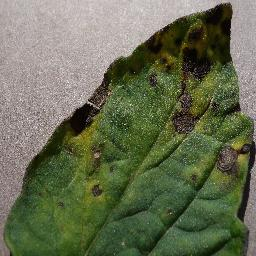
#> input picture data/samples/tomato_early_blight.jpg, 256 x 256 px; its folder holds only this picture in this run
$ python -i leaf_analysis.py   (imports and definitions only)
#> lines starting #> are read from the running program, lines starting #| are printed output that depends on the picture; after the words box and inside, x2 and y2 are one past the last pixel; in counts of white or black regions, pixels touching at a corner belong together
"""
backend/app/services/leaf_analysis.py

Phase 4 — Leaf Detection, Segmentation & Mask-Aware Lesion Estimation

Design principles:
  - Modular interface: swappable between heuristic (GrabCut/contour) and
    deep-learning segmentation backends.
  - If no trained leaf-segmentation model is present, falls back to a
    conservative HSV-based foliage mask and marks availability clearly.
  - Lesion estimation is ALWAYS restricted to the leaf region (never whole frame).
  - Returns structured LeafObservation dicts with explicit availability flags.
  - Never fabricates masks or scores when data is insufficient.
  - Distinguishes pixel-area-based estimates from validated biological severity.

Status taxonomy for leaf_segmentation_status:
  AVAILABLE       — mask obtained from a loaded model
  HEURISTIC       — mask from HSV/GrabCut fallback (lower reliability)
  UNAVAILABLE     — no mask could be computed (tiny/corrupt frame)
  MODEL_MISSING   — segmentation model weights not loaded
"""

from typing import Any, Dict, List, Optional, Tuple

import numpy as np

try:
    import cv2
except ImportError:
    cv2 = None

# ---------------------------------------------------------------------------
# Leaf segmentation model — optional deep-learning backend
# ---------------------------------------------------------------------------
_SEG_MODEL = None
_SEG_STATUS = "MODEL_MISSING"  # Updated if weights are loaded


# [44 lines left out: functions load_leaf_segmentation_model, get_leaf_segmentation_status, not called in this run]


# ---------------------------------------------------------------------------
# Heuristic foliage mask (HSV-based fallback)
# ---------------------------------------------------------------------------

def _heuristic_leaf_mask(bgr: np.ndarray) -> Tuple[np.ndarray, str]:
    """
    Approximate leaf region using HSV green-range thresholding.
    Returns (binary_mask, 'HEURISTIC').
    Caveats: may include greenish backgrounds, shadows, or other plants nearby.
    """
    import cv2
    import numpy as np
    hsv = cv2.cvtColor(bgr, cv2.COLOR_BGR2HSV)
    # Broad green / yellowish-green foliage range
    lower = np.array([20, 25, 20])
    upper = np.array([90, 255, 255])
    mask = cv2.inRange(hsv, lower, upper)

    # Morphological clean-up to reduce noise
    kernel = cv2.getStructuringElement(cv2.MORPH_ELLIPSE, (5, 5))
    mask = cv2.morphologyEx(mask, cv2.MORPH_CLOSE, kernel, iterations=2)
    mask = cv2.morphologyEx(mask, cv2.MORPH_OPEN, kernel, iterations=1)
    return mask, "HEURISTIC"


# [33 lines left out: function _deep_leaf_mask, not called in this run]


# ---------------------------------------------------------------------------
# Core per-frame leaf analysis
# ---------------------------------------------------------------------------

def analyze_frame_with_mask(
    frame_bgr: np.ndarray,
    clip_id: str = "",
    frame_index: int = 0,
    timestamp_sec: float = 0.0,
    view_label: str = "unknown",
) -> Dict[str, Any]:
    """
    Analyse one video frame:
      1. Obtain a leaf mask (deep model → heuristic fallback).
      2. Compute mask-aware lesion percentage (restricted to leaf region).
      3. Return structured observation with explicit availability flags.

    IMPORTANT: Never reports lesion estimates on the whole frame.
    Always documents which method produced the mask.
    """
    import cv2  # lazy import — cv2 may not be installed in all test environments
    import numpy as np

    if frame_bgr is None or frame_bgr.size == 0:
        return _empty_observation(clip_id, frame_index, timestamp_sec, view_label,
                                  reason="Empty or corrupt frame")

    h, w = frame_bgr.shape[:2]
    if h < 32 or w < 32:
        return _empty_observation(clip_id, frame_index, timestamp_sec, view_label,
                                  reason=f"Frame too small ({w}x{h})")

    # Step 1: Get leaf mask
    if _SEG_STATUS == "AVAILABLE":
        mask, mask_method = _deep_leaf_mask(frame_bgr)
        if mask is None:
            mask, mask_method = _heuristic_leaf_mask(frame_bgr)
    else:
        mask, mask_method = _heuristic_leaf_mask(frame_bgr)

    leaf_pixel_count = int(np.count_nonzero(mask))
    total_pixels = h * w

    if leaf_pixel_count < 100:
        # Mask too small to be meaningful
        return _empty_observation(clip_id, frame_index, timestamp_sec, view_label,
                                  reason="Leaf mask too small or absent")

    # Step 2: Mask-aware lesion estimation
    hsv = cv2.cvtColor(frame_bgr, cv2.COLOR_BGR2HSV)

    # Lesion colors (brown necrosis + yellow chlorosis) — only within leaf mask
    lower_brown = np.array([0, 30, 20])
    upper_brown = np.array([25, 255, 200])
    brown_mask = cv2.inRange(hsv, lower_brown, upper_brown)

    lower_yellow = np.array([15, 100, 80])
    upper_yellow = np.array([35, 255, 255])
    yellow_mask = cv2.inRange(hsv, lower_yellow, upper_yellow)

    symptom_raw = cv2.bitwise_or(brown_mask, yellow_mask)

    # Restrict to leaf region
    symptom_in_leaf = cv2.bitwise_and(symptom_raw, symptom_raw, mask=mask)
    symptom_pixels = int(np.count_nonzero(symptom_in_leaf))

    lesion_pct = round(min(100.0, (symptom_pixels / leaf_pixel_count) * 100.0), 2)

    # Step 3: Bounding box of the largest leaf contour
    contours, _ = cv2.findContours(mask, cv2.RETR_EXTERNAL, cv2.CHAIN_APPROX_SIMPLE)
    bbox = None
    largest_area = 0
    for cnt in contours:
        area = cv2.contourArea(cnt)
        if area > largest_area:
            largest_area = area
            x, y, bw, bh = cv2.boundingRect(cnt)
            bbox = [int(x), int(y), int(x + bw), int(y + bh)]

    # Leaf coverage fraction
    leaf_coverage_fraction = round(leaf_pixel_count / total_pixels, 4)

    return {
        "clip_id": clip_id,
        "frame_index": frame_index,
        "timestamp_sec": round(timestamp_sec, 3),
        "view_label": view_label,
        # Mask info
        "leaf_mask_available": True,
        "leaf_segmentation_method": mask_method,
        "leaf_pixel_count": leaf_pixel_count,
        "leaf_coverage_fraction": leaf_coverage_fraction,
        # Lesion estimate — mask-restricted
        "symptom_pixel_count": symptom_pixels,
        "visible_symptom_area_percent": lesion_pct,
        "symptom_area_note": (
            "visible_symptom_area_percent is computed within the detected leaf region using HSV "
            "colour thresholds. It is a heuristic visual indicator, NOT a validated disease-severity score. "
            "Lighting, leaf age, cultivar variation, and camera white-balance affect this value."
        ),
        # Leaf bounding box (largest detected contour)
        "leaf_bbox": bbox,
        "leaf_contour_area_px": int(largest_area),
        # Quality flags
        "frame_shape": [h, w],
        "quality_flags": _quality_flags(frame_bgr, leaf_coverage_fraction, mask_method),
    }


def _quality_flags(
    bgr: np.ndarray,
    leaf_coverage: float,
    mask_method: str,
) -> List[str]:
    """Return a list of human-readable quality warnings for this frame."""
    flags = []
    if mask_method == "HEURISTIC":
        flags.append("leaf_mask_heuristic: mask is approximate — may include background pixels")
    if leaf_coverage < 0.05:
        flags.append("low_leaf_coverage: leaf occupies <5% of frame — estimate unreliable")
    if leaf_coverage > 0.95:
        flags.append("full_frame_leaf: entire frame may be leaf or background is absent")

    # Check exposure: mean brightness
    import cv2
    import numpy as np
    gray = cv2.cvtColor(bgr, cv2.COLOR_BGR2GRAY)
    mean_brightness = float(np.mean(gray))
    if mean_brightness < 30:
        flags.append("under_exposed: very dark frame — lesion detection may be unreliable")
    elif mean_brightness > 230:
        flags.append("over_exposed: very bright frame — colour-based lesion detection unreliable")

    return flags


# [52 lines left out: functions _empty_observation, analyze_frames_batch, not called in this run]

>>> import cv2
>>> picture = cv2.imread('../../../data/samples/tomato_early_blight.jpg')
#> picture is the input picture: shape (256, 256, 3); mean B, G, R 82.1, 108.8, 102.5
>>> result = analyze_frame_with_mask(picture)
#> in _heuristic_leaf_mask, `hsv = cv2.cvtColor(bgr, cv2.COLOR_BGR2HSV)`: hsv: shape (256, 256, 3); mean H, S, V 31.8, 96.8, 112.9
#> in _heuristic_leaf_mask, `mask = cv2.inRange(hsv, lower, upper)`:
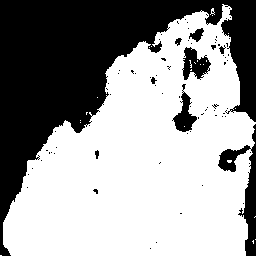
#> mask: shape (256, 256); 61.1% white; 81 black regions (72 under 20 px), largest, box (x1, y1, x2, y2) and area: (0, 0, 256, 256) 22645, (218, 124, 256, 256) 1412, (182, 47, 211, 80) 549
#> in _heuristic_leaf_mask, `mask = cv2.morphologyEx(mask, cv2.MORPH_CLOSE, kernel, iterations=2)`: mask: shape (256, 256); 63.7% white; 10 black regions, largest, box (x1, y1, x2, y2) and area: (0, 0, 256, 222) 21963, (244, 153, 256, 241) 738, (174, 111, 195, 128) 256
#> in _heuristic_leaf_mask, `mask = cv2.morphologyEx(mask, cv2.MORPH_OPEN, kernel, iterations=1)`:
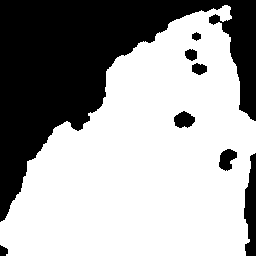
#> mask: shape (256, 256); 63.6% white; 8 black regions, largest, box (x1, y1, x2, y2) and area: (0, 0, 256, 222) 22092, (244, 153, 256, 256) 895, (219, 149, 237, 171) 264
#> in analyze_frame_with_mask, `mask, mask_method = _heuristic_leaf_mask(frame_bgr)`: mask_method = 'HEURISTIC'
#> in analyze_frame_with_mask, `leaf_pixel_count = int(np.count_nonzero(mask))`: leaf_pixel_count = 41659
#> in analyze_frame_with_mask, `brown_mask = cv2.inRange(hsv, lower_brown, upper_brown)`:
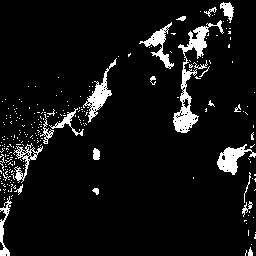
#> brown_mask: shape (256, 256); 7.1% white; 258 white regions (238 under 20 px), largest, box (x1, y1, x2, y2) and area: (173, 20, 224, 133) 1175, (83, 58, 117, 123) 526, (217, 144, 256, 175) 516
#> in analyze_frame_with_mask, `yellow_mask = cv2.inRange(hsv, lower_yellow, upper_yellow)`:
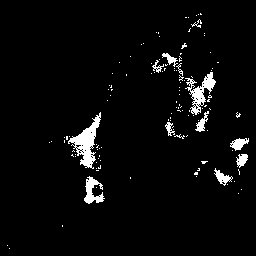
#> yellow_mask: shape (256, 256); 3.8% white; 122 white regions (110 under 20 px), largest, box (x1, y1, x2, y2) and area: (68, 112, 101, 169) 691, (185, 72, 216, 115) 473, (84, 176, 105, 204) 293
#> in analyze_frame_with_mask, `symptom_raw = cv2.bitwise_or(brown_mask, yellow_mask)`:
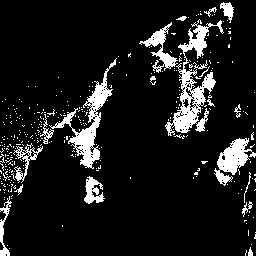
#> symptom_raw: shape (256, 256); 10.7% white; 328 white regions (309 under 20 px), largest, box (x1, y1, x2, y2) and area: (165, 19, 224, 136) 1910, (49, 58, 117, 169) 1466, (214, 138, 256, 186) 872
#> in analyze_frame_with_mask, `symptom_in_leaf = cv2.bitwise_and(symptom_raw, symptom_raw, mask=mask)`:
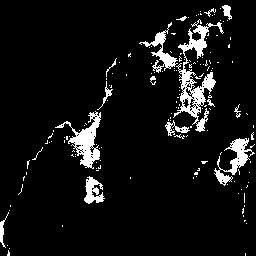
#> symptom_in_leaf: shape (256, 256); 7.3% white; 154 white regions (139 under 20 px)
#> in analyze_frame_with_mask, `symptom_pixels = int(np.count_nonzero(symptom_in_leaf))`: symptom_pixels = 4764
#> in analyze_frame_with_mask, `lesion_pct = round(min(100.0, (symptom_pixels / leaf_pixel_count) * 10..`: lesion_pct = 11.44
#> in analyze_frame_with_mask, `contours, _ = cv2.findContours(mask, cv2.RETR_EXTERNAL, cv2.CHAIN_APPR..`: contours = 1 contour; box (x1, y1, x2, y2) and area: (0, 5, 256, 256) 42013
#> the loop in analyze_frame_with_mask, `for cnt in contours:` made 1 pass
#> (area, largest_area, x, y, bw, bh, bbox) on pass 1: (42013, 42013, 0, 5, 256, 251, [0, 5, 256, 256])
#> after the loop in analyze_frame_with_mask, `for cnt in contours:`: bh = 251; bw = 256; largest_area = 42013; x = 0; y = 5
#> in analyze_frame_with_mask, `leaf_coverage_fraction = round(leaf_pixel_count / total_pixels, 4)`: leaf_coverage_fraction = 0.636
#> in _quality_flags, `gray = cv2.cvtColor(bgr, cv2.COLOR_BGR2GRAY)`:
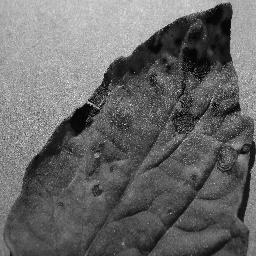
#> gray: shape (256, 256); min 0, max 253, mean 103.9
#> in _quality_flags, `mean_brightness = float(np.mean(gray))`: mean_brightness = 103.9
#> result = 15 items

$ run again, on data/samples/tomato_late_blight.jpg
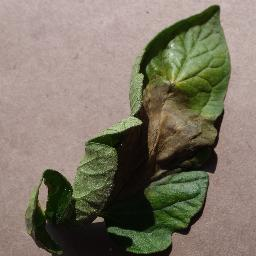
#> input picture data/samples/tomato_late_blight.jpg, 256 x 256 px
#> picture is the input picture: shape (256, 256, 3); mean B, G, R 101.7, 117.7, 125.4
#> hsv: shape (256, 256, 3); mean H, S, V 20.1, 76.2, 129.5
#> in _heuristic_leaf_mask, `mask = cv2.morphologyEx(mask, cv2.MORPH_OPEN, kernel, iterations=1)`:
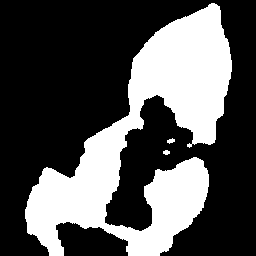
#> mask: shape (256, 256); 32.5% white; 3 white regions, box (x1, y1, x2, y2) and area: (25, 3, 232, 256) 21223, (167, 138, 175, 144) 30, (163, 150, 170, 155) 27
#> mask_method = 'HEURISTIC'
#> leaf_pixel_count = 21280
#> brown_mask: shape (256, 256); 53.9% white; 59 black regions (53 under 20 px), largest, box (x1, y1, x2, y2) and area: (27, 0, 256, 256) 24607, (0, 0, 162, 48) 5289, (231, 35, 240, 56) 104, (234, 29, 239, 36) 21, (236, 64, 241, 70) 21, (237, 80, 240, 89) 21
#> yellow_mask: shape (256, 256); 3% white; 50 white regions (48 under 20 px), largest, box (x1, y1, x2, y2) and area: (140, 67, 193, 157) 1636, (189, 112, 214, 143) 221
#> symptom_raw: shape (256, 256); 54.7% white; 68 black regions (61 under 20 px), largest, box (x1, y1, x2, y2) and area: (27, 0, 256, 256) 24055, (0, 0, 162, 48) 5289, (231, 35, 240, 56) 104
#> symptom_in_leaf: shape (256, 256); 5.1% white; 113 white regions (93 under 20 px)
#> symptom_pixels = 3310
#> lesion_pct = 15.55
#> contours = 3 contours, 1 with area under 20; largest, box (x1, y1, x2, y2) and area: (25, 3, 232, 256) 20624, (167, 138, 175, 144) 20
#> the loop in analyze_frame_with_mask, `for cnt in contours:` made 3 passes
#> (area, largest_area, x, y, bw, bh, bbox) on passes 2 to 3: (20, 20, 167, 138, 8, 6, [167, 138, 175, 144]), (20623.5, 20623.5, 25, 3, 207, 253, [25, 3, 232, 256])
#> after the loop in analyze_frame_with_mask, `for cnt in contours:`: bh = 253; bw = 207; largest_area = 20623.5; x = 25; y = 3
#> leaf_coverage_fraction = 0.325
#> in _quality_flags, `gray = cv2.cvtColor(bgr, cv2.COLOR_BGR2GRAY)`:
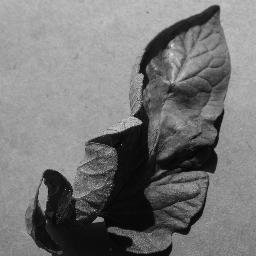
#> gray: shape (256, 256); min 0, max 228, mean 118.1
#> mean_brightness = 118.1
#> result = 15 items
